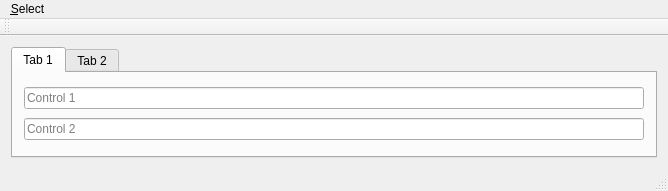
<?xml version="1.0" encoding="UTF-8"?>
<ui version="4.0">
 <class>MainWindow</class>
 <widget class="QMainWindow" name="MainWindow">
  <property name="geometry">
   <rect>
    <x>0</x>
    <y>0</y>
    <width>668</width>
    <height>191</height>
   </rect>
  </property>
  <property name="windowTitle">
   <string>MainWindow</string>
  </property>
  <widget class="QWidget" name="centralWidget">
   <layout class="QHBoxLayout" name="horizontalLayout">
    <item>
     <widget class="QTabWidget" name="tabWidget">
      <property name="currentIndex">
       <number>0</number>
      </property>
      <widget class="QWidget" name="tab">
       <attribute name="title">
        <string>Tab 1</string>
       </attribute>
       <layout class="QVBoxLayout" name="verticalLayout">
        <item>
         <widget class="QLineEdit" name="lineEdit_Tab1_Control1">
          <property name="placeholderText">
           <string>Control 1</string>
          </property>
         </widget>
        </item>
        <item>
         <widget class="QLineEdit" name="lineEdit_Tab1_Control2">
          <property name="placeholderText">
           <string>Control 2</string>
          </property>
         </widget>
        </item>
       </layout>
      </widget>
      <widget class="QWidget" name="tab_2">
       <attribute name="title">
        <string>Tab 2</string>
       </attribute>
       <layout class="QVBoxLayout" name="verticalLayout_2">
        <item>
         <widget class="QLineEdit" name="lineEdit_Tab2_Control1">
          <property name="placeholderText">
           <string>Control 1</string>
          </property>
         </widget>
        </item>
        <item>
         <widget class="QLineEdit" name="lineEdit_Tab2_Control2">
          <property name="placeholderText">
           <string>Control 2</string>
          </property>
         </widget>
        </item>
       </layout>
      </widget>
     </widget>
    </item>
   </layout>
  </widget>
  <widget class="QMenuBar" name="menuBar">
   <property name="geometry">
    <rect>
     <x>0</x>
     <y>0</y>
     <width>668</width>
     <height>23</height>
    </rect>
   </property>
   <widget class="QMenu" name="menu_Select">
    <property name="title">
     <string>&amp;Select</string>
    </property>
    <addaction name="action_Tab1_Control_2"/>
    <addaction name="actionTab_2_Control_2"/>
   </widget>
   <addaction name="menu_Select"/>
  </widget>
  <widget class="QToolBar" name="mainToolBar">
   <attribute name="toolBarArea">
    <enum>TopToolBarArea</enum>
   </attribute>
   <attribute name="toolBarBreak">
    <bool>false</bool>
   </attribute>
  </widget>
  <widget class="QStatusBar" name="statusBar"/>
  <action name="action_Tab1_Control_2">
   <property name="text">
    <string>Tab&amp;1, Control 2</string>
   </property>
  </action>
  <action name="actionTab_2_Control_2">
   <property name="text">
    <string>Tab&amp;2, Control 2</string>
   </property>
  </action>
 </widget>
 <layoutdefault spacing="6" margin="11"/>
 <resources/>
 <connections/>
</ui>
